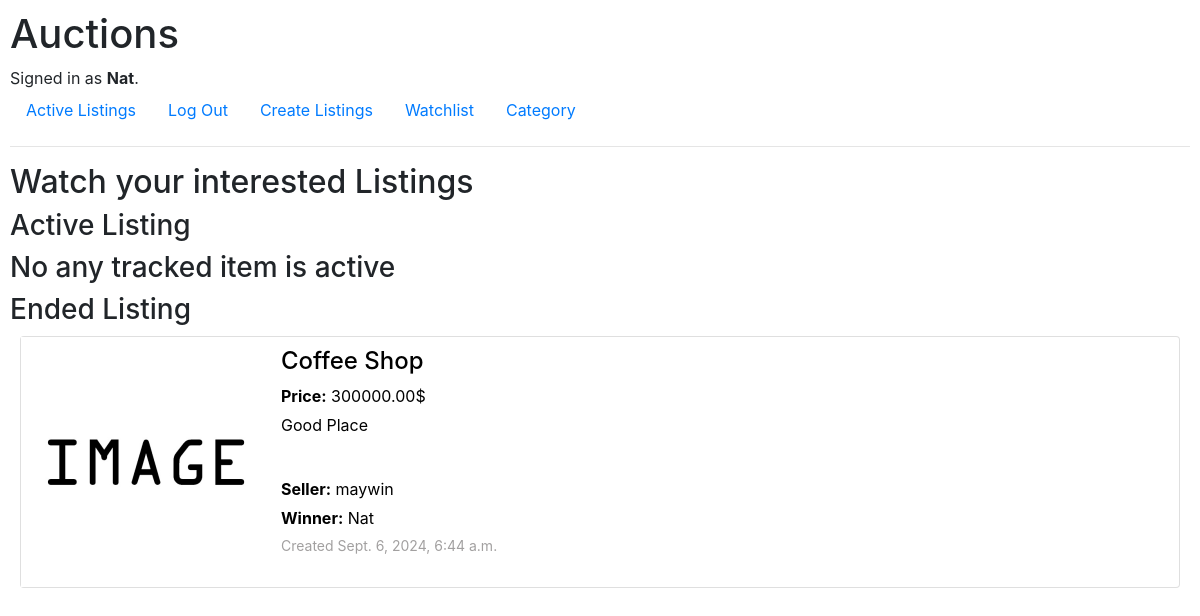
The app's page /watchList (signed in) with its own data.
### auctions/models.py (models this page shows, shortened)
class User(AbstractUser):
    pass

class Listing(models.Model):
    owner = models.ForeignKey(User, on_delete=models.CASCADE)
    winner = models.ForeignKey(User, on_delete=models.SET_NULL, null=True, blank=True, related_name='won_listing')
    item = models.CharField(max_length=64)
    description = models.TextField(max_length=2048)
    category = models.ForeignKey(Category, on_delete=models.SET_NULL, null=True, blank=False, related_name='choose_category')
    starting_price = models.DecimalField(max_digits=10, decimal_places=2, default=0.00)
    current_price = models.DecimalField(max_digits=10, decimal_places=2, default=0.00)
    url = models.URLField(blank=True, null=True, max_length=500)
    STATUS_CHOICES = [
        ('active', 'Active'),
        ('ended','Ended')
        ]
    status = models.CharField(max_length=20, choices=STATUS_CHOICES, default='Active')
    created_time = models.DateTimeField(auto_now_add=True)
    updated_time = models.DateTimeField(auto_now=True)
    history = HistoricalRecords()

### auctions/views.py (the view)
# urls.py: path('watchList', views.watch_list, name='watchList'),
def watch_list(request):
    tracked_items = Watchlist.objects.filter(is_tracked=True, user=request.user)
    listings = [ tracked_item.item for tracked_item in tracked_items]
    return render(request, "auctions/watchlist.html",{
        "Listings":listings
    })

### auctions/templates/auctions/watchlist.html
{% extends "auctions/layout.html" %}
{% block body %}
    <h2>Watch your interested Listings</h2>
    {% if Listings %}
    <h3>Active Listing</h3>
        {% for Listing in Listings %}
            {% if Listing.status == "active" %}
            <a href="{% url 'auctions:entryBid' Listing.id %}" class="card_link">
                <div class="card" >
                    <img src="{% if Listing.url %}{{Listing.url}}{% else %}/static/placeholder.png{% endif %}" alt="{{Listing.title}}" style="max-width: 100%; height: auto; display: block; margin: 0 auto;" >
                    <div style="margin: 10px;">
                        <h4>
                            {{Listing.item}}
                        </h4>
                        <div style="margin-bottom: 5px;">
                            <strong>Price:</strong> {{Listing.current_price}}$
                        </div>
                        <div style="margin-bottom: 40px;">
                            {{Listing.description}}
                        </div>
                        <div style="margin-bottom: 5px;">
                            <strong>Seller:</strong> {{Listing.owner}}
                        </div>
                        <div style="font-size: 14px; color: rgb(162, 160, 160)">
                            Created {{Listing.created_time}}
                        </div>
                    </div>
                </div>
             </a>
            {% else %}
                <h3>No any tracked item is active</h3>
            {% endif %}
        {% endfor %}
    <h3>Ended Listing</h3>
    {% for Listing in Listings %}
        {% if Listing.status == "ended" %}
            <a href="{% url 'auctions:entryBid' Listing.id %}" class="card_link">
                <div class="card" >
                    <img src="{% if Listing.url %}{{Listing.url}}{% else %}/static/placeholder.png{% endif %}" alt="{{Listing.title}}" style="max-width: 100%; height: auto; display: block; margin: 0 auto;" >
                    <div style="margin: 10px;">
                        <h4>
                            {{Listing.item}}
                        </h4>
                        <div style="margin-bottom: 5px;">
                            <strong>Price:</strong> {{Listing.current_price}}$
                        </div>
                        <div style="margin-bottom: 40px;">
                            {{Listing.description}}
                        </div>
                        <div style="margin-bottom: 5px;">
                            <strong>Seller:</strong> {{Listing.owner}}
                        </div>
                        <div style="margin-bottom: 5px;">
                            <strong>Winner:</strong> {{Listing.winner}}
                        </div>
                        <div style="font-size: 14px; color: rgb(162, 160, 160)">
                            Created {{Listing.created_time}}
                        </div>
                    </div>
                </div>
            </a>
        {% else %}
            <h3>No any tracked item was closed</h3>
        {% endif %}
    {% endfor %}
    {% else %}
            <h3>There is not any tracked item, yet!</h3>
    {% endif %}
{% endblock %}

### auctions/templates/auctions/layout.html (shortened to what this page needs)
{% load static %}
<!DOCTYPE html>
<html lang="en">
    <head>
        <link rel="stylesheet" href="https://stackpath.bootstrapcdn.com/bootstrap/4.4.1/css/bootstrap.min.css">
        <link href="{% static 'auctions/styles.css' %}" rel="stylesheet">
    </head>
    <body>
        <h1>Auctions</h1>
        <div>
            {% if user.is_authenticated %}
                Signed in as <strong>{{ user.username }}</strong>.
            {% else %}
                Not signed in.
            {% endif %}
        </div>
        <ul class="nav">
            <li class="nav-item">
                <a class="nav-link" href="{% url 'auctions:index' %}">Active Listings</a>
            </li>
            {% if user.is_authenticated %}
                <li class="nav-item">
                    <a class="nav-link" href="{% url 'auctions:logout' %}">Log Out</a>
                </li>
                <li class="nav-item">
                    <a class="nav-link" href="{% url 'auctions:newListing' %}">Create Listings</a>
                </li>
                <li class="nav-item">
                    <a class="nav-link" href="{% url 'auctions:watchList' %}">Watchlist</a>
                </li>
                <li class="nav-item">
                    <a class="nav-link" href="{% url 'auctions:categoryView' %}">Category</a>
                </li>
            {% endif %}
        </ul>
        <hr>
        {% block body %}
        {% endblock %}
    </body>
</html>

### auctions/static/auctions/styles.css (style rules this page uses)
body { padding: 10px; }
.card { text-decoration: none; display: grid; grid-template-columns: 250px auto ; margin:10px }
.card_link .card { text-decoration: none; color: black; }
.card_link .card h4, .card_link .card div, .card_link .card strong { text-decoration: none; color: black; }
a { text-decoration: none !important }

### records on screen
User: username "Nat"
Listing: status "No any tracked item is active", item "Coffee Shop", current_price "300000.00", description "Good Place", owner "maywin", winner "Nat", created_time "Sept. 6, 2024, 6:44 a.m."
